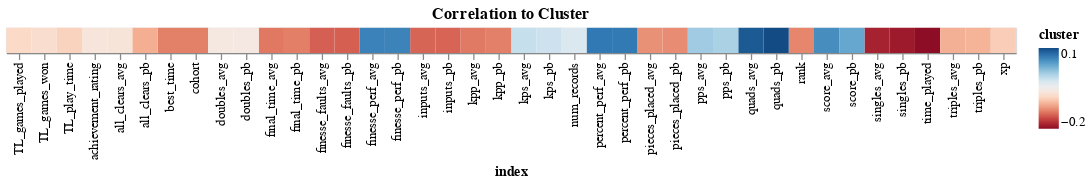

Notebook code cell kept with this figure:
### Code cell
cluster = alt.Chart(corr.drop("cluster", axis=0).reset_index(), title="Correlation to Cluster").mark_rect().encode(
    x='index',
    tooltip='cluster',
    color=alt.Color('cluster').scale(scheme='redblue')
).interactive()

best = alt.Chart(corr.drop("best_time", axis=0).reset_index(), title="Best Time").mark_rect().encode(
    x='index',
    tooltip='cluster',
    color=alt.Color('best_time').scale(scheme='redblue')
).interactive()

cluster# & best
